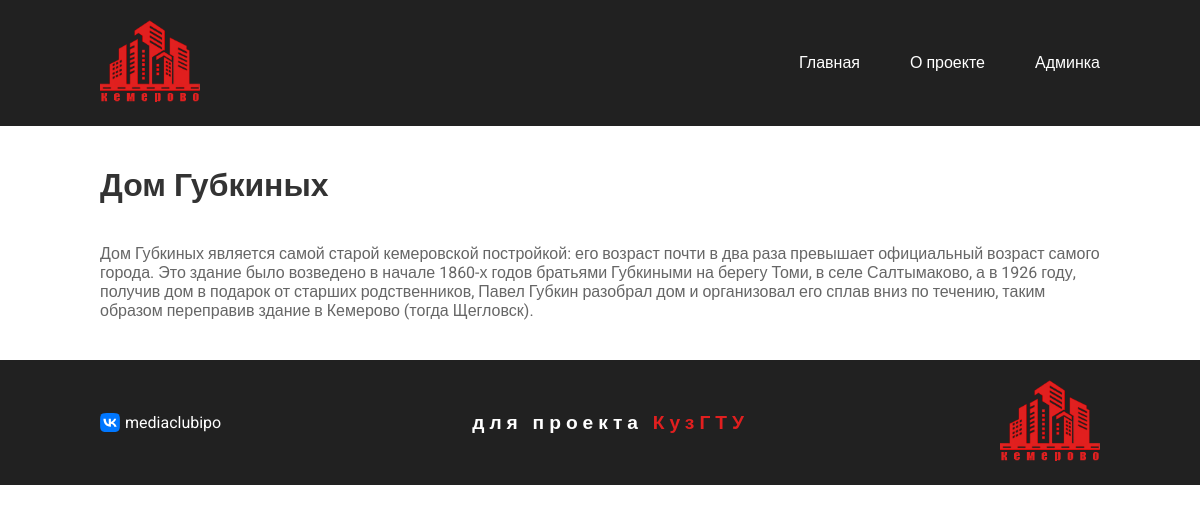
The page /category/doma on the database as committed earlier.
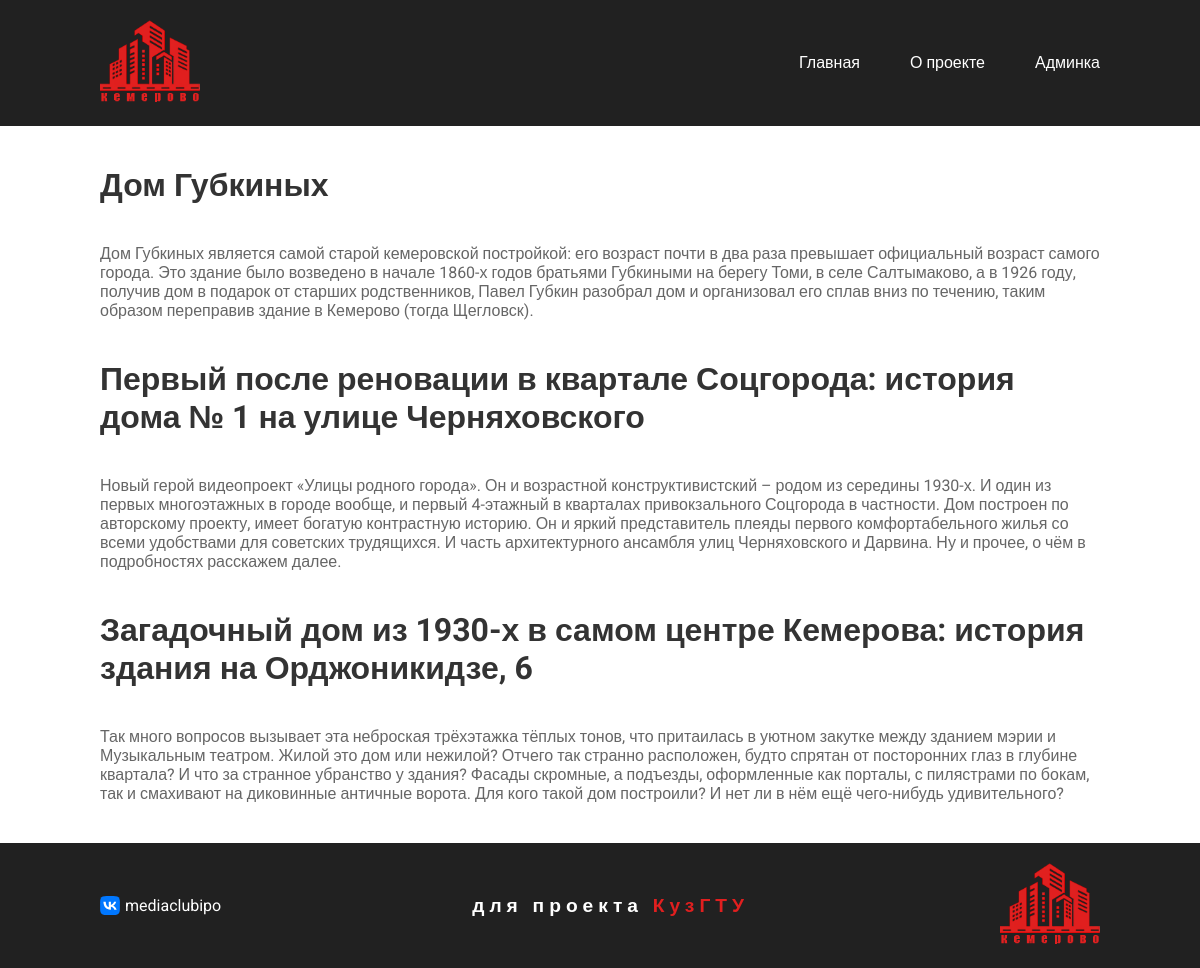
The same page on the database as committed later.
### streets/models.py (models this page shows, shortened)
class Post(models.Model):
	title = models.CharField(verbose_name='Заголовок', max_length=255)
	description = models.TextField(verbose_name='Краткое описание')
	content = HTMLField(verbose_name='Контент')
	preview = models.ImageField(verbose_name='Картинка для превью', upload_to='photos/')
	date_create = models.DateField(verbose_name='Дата создания поста', auto_now_add=True)
	date_update = models.DateField(verbose_name='Дата обновления поста', auto_now=True)
	views = models.IntegerField(verbose_name='Просмотры', default=0)
	video = models.FileField(verbose_name='Видео', upload_to='videos/')
	slug = AutoSlugField(
		verbose_name='Слаг',
		unique=True,
		max_length=255,
		db_index=True,
		populate_from='title',
		slugify_function=lambda a: pytils.translit.slugify(a))
	is_published = models.BooleanField(verbose_name='Опубликовать', default=True)
	category = models.ForeignKey(verbose_name='Категория поста',
							  to=Category,
							  on_delete=models.CASCADE,
							  related_name='category_posts')
	class Meta:
		verbose_name = 'Пост'
		verbose_name_plural = 'Посты'

### streets/views.py (the view)
# urls.py: path('category/<slug:category_slug>', views.category, name='category'),
def category(request, category_slug):
	posts = get_object_or_404(Category, slug=category_slug)
	posts = posts.category_posts.all()
	return render(request, 'category_posts.html', {**default_context, 'posts': posts, 'scroll': True})

### streets/templates/category_posts.html
{% extends 'base.html' %}
{% load static %}
{% block content %}
{% for post in posts %}
<h1>{{ post.title }}</h1>
<p>{{ post.description }}</p>
{% endfor %}
{% endblock %}

Rows that differ between the two databases and show on the page:
added Post: title "Первый после реновации в квартале Соцгорода: история дома № 1 на улице Черняховского", description "Новый герой видеопроект «Улицы родного города». Он и возрастной конструктивистский – родом из середины 1930-х. И один из первых многоэтажных в городе вообще, и первый 4-этажный в кварталах привокзального Соцгорода в частности. Дом построен по авторскому проекту, имеет богатую контрастную историю. Он и яркий представитель плеяды первого комфортабельного жилья со всеми удобствами для советских трудящихся. И часть архитектурного ансамбля улиц Черняховского и Дарвина. Ну и прочее, о чём в подробностях расскажем далее."
added Post: title "Загадочный дом из 1930-х в самом центре Кемерова: история здания на Орджоникидзе, 6", description "Так много вопросов вызывает эта неброская трёхэтажка тёплых тонов, что притаилась в уютном закутке между зданием мэрии и Музыкальным театром. Жилой это дом или нежилой? Отчего так странно расположен, будто спрятан от посторонних глаз в глубине квартала? И что за странное убранство у здания? Фасады скромные, а подъезды, оформленные как порталы, с пилястрами по бокам, так и смахивают на диковинные античные ворота. Для кого такой дом построили? И нет ли в нём ещё чего-нибудь удивительного?"
